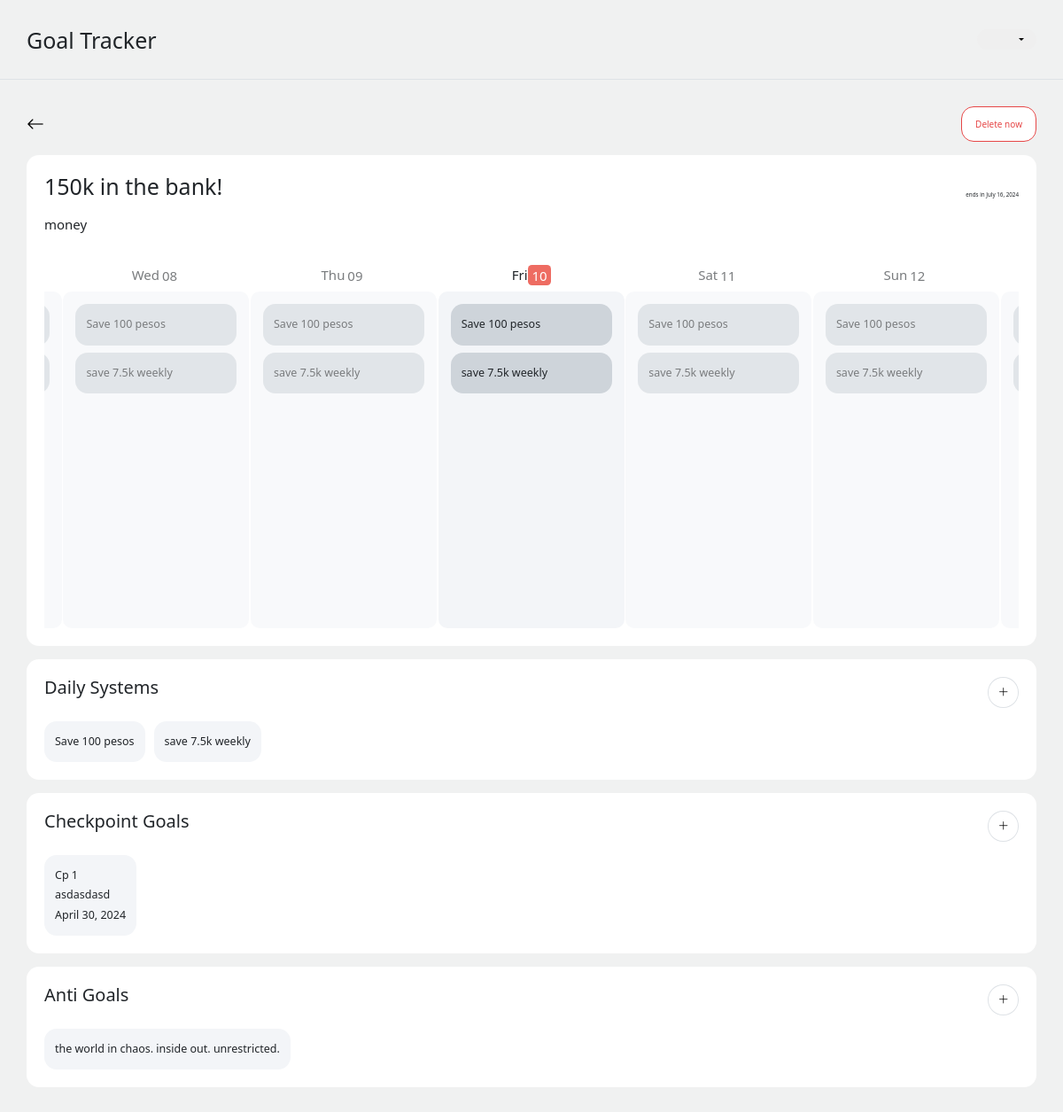
Screenshot of /big-goal/150k in the bank! (signed in) with the database file from the repository.
### goals_tracker/models.py (models this page shows, shortened)
class BaseModel(models.Model):
    title = models.CharField(max_length=300)
    description = models.TextField(blank=True)
    class Meta:
        abstract = True

class BigGoal(BaseModel):
    user = models.ForeignKey(User, on_delete=models.CASCADE)
    start = models.DateField(default=date.today)
    deadline = models.DateField()
    def serialize(self):
        return {
            "id": self.id,
            "user": self.user.username,
            "title": self.title,
            "description": self.description,
            "start": self.start.strftime("%Y-%m-%d"),
            "deadline": self.deadline.strftime("%Y-%m-%d"),
        }

class DailySystem(models.Model):
    big_goal = models.ForeignKey(BigGoal, on_delete=models.CASCADE)
    action = models.CharField(max_length=300)
    def serialize(self):
        return {
            "id": self.id,
            "big_goal": self.big_goal.title,
            "action": self.action,
        }

class CheckpointGoal(BaseModel):
    big_goal = models.ForeignKey(BigGoal, on_delete=models.CASCADE)
    date = models.DateField(default=date.today)
    def serialize(self):
        return {
            "id": self.id,
            "big_goal": self.big_goal.title,
            "title": self.title,
            "description": self.description,
            "date": self.date,
        }

class AntiGoal(models.Model):
    big_goal = models.ForeignKey(BigGoal, on_delete=models.CASCADE)
    description = models.TextField()
    def serialize(self):
        return {
            "id": self.id,
            "big_goal": self.big_goal.title,
            "description": self.description,
        }

### goals_tracker/views.py (the view)
# urls.py: path("big-goal/<str:title>", views.big_goal, name="big_goal"),
def big_goal(request, title):
   if request.method == "GET":
      big_goal_page = big_goal_data(request, title)
      return render(request, "goals_tracker/big_goal_page.html", big_goal_page)

### goals_tracker/templates/goals_tracker/big_goal_page.html (shortened to what this page needs)
{% extends "goals_tracker/layout.html" %}  {% block body %}
<main class="py-5" id="big-goal-page">
  <section class="d-flex justify-content-between">
    <div class="align-self-center">
      <a href="{% url 'goals_tracker:index' %}">
        <button class="border-0 bg-transparent fs-2">
          <i class="bi bi-arrow-left"></i>
        </button>
      </a>
    </div>
    <div>
      <button id="delete-now-btn" class="delete-now-btn box-radius">Delete now</button>
    </div>
  </section>
    <section class="big-goal-section box-radius mt-4">
      <div class="d-flex justify-content-between">
        <h1 class="fw-normal m-0">{{ big_goal.title }}</h1>
        <span class="align-self-end">ends in {{ timeline.deadline }}</span>
      </div>
      <div class="mt-4">
        {% if big_goal.description %}
          <p class="fs-4">{{big_goal.description}}</p>
        {% endif %}
        <div class="mt-5">
          <div class="timeline" id="timeline">
            {% for date in timeline.all_dates %}
            <div class="timeline-item" data-date={{date}}>
              <div class="timeline-item--head">
                <span class="m-0">{{ date|slice:":3" }}</span>
                <span class="timeline-item--head-day">{{ date|slice:"8:10" }}</span>
              </div>
              <div class="timeline-item--body">
                {% for system in daily_systems %}
                  <div class="bg-dark-subtle box-radius daily-system-box">
                    <p class="fs-5 m-0"> {{ system.action }} </p>
                  </div>
                {% endfor %}
              </div>
            </div>
            {% endfor %}
          </div>
        </div>
      </div>
    </section>
    <section class="daily-systems-section box-radius mt-4">
      <div class="d-flex justify-content-between mb-4">
        <h2 class="fw-normal m-0">Daily Systems</h2>
        <button
          class="border bg-transparent py-2 px-3 fs-5 rounded-circle"
          id="open-daily-system-modal"
        >
          <i class="bi bi-plus-lg"></i>
        </button>
      </div>
      <div class="d-flex flex-wrap gap-3">
        {% for system in daily_systems %}
        <div class="box-radius daily-system-box">
          <p class="m-0 fs-5">{{ system.action }}</p>
        </div>
        {% empty %}
        <div>No Daily Systems. Create One Now.</div>
        {% endfor %}
      </div>
    </section>
    <section class="checkpoint-goals-section box-radius mt-4">
      <div class="d-flex justify-content-between mb-4">
        <h2 class="fw-normal">Checkpoint Goals</h2>
        <button
          class="border bg-transparent py-2 px-3 fs-5 rounded-circle"
          id="open-checkpoint-goal-modal"
        >
          <i class="bi bi-plus-lg"></i>
        </button>
      </div>
      <div class="d-flex flex-wrap gap-3">
      {% for cp_goal in checkpoint_goals %}
        <div class="box-radius checkpoint-goal-box">
          <p class="m-0 fs-5">{{ cp_goal.title }}</p>
          <p class="m-0 fs-5">{{ cp_goal.description }}</p>
          <p class="m-0 fs-5">{{ cp_goal.date }}</p>
        </div>
        {% empty %}
        <div>No Checkpoint Goals. Create One Now.</div>
      {% endfor %}
      </div>
    </section>
    <section class="anti-goals-section box-radius mt-4">
      <div class="d-flex justify-content-between mb-4">
        <h2 class="fw-normal">Anti Goals</h2>
        <button
          class="border bg-transparent py-2 px-3 fs-5 rounded-circle"
          id="open-anti-goal-modal"
        >
          <i class="bi bi-plus-lg"></i>
        </button>
      </div>
      <div class="d-flex flex-wrap gap-3">
        {% for xgoal in anti_goals %}
        <div class="box-radius anti-goal-box">
          <p class="m-0 fs-5">{{ xgoal.description }}</p>
        </div>
        {% empty %}
        <div>No Anti Goals. Create One Now.</div>
        {% endfor %}
      </div>
    </section>
</main>
{% endblock %}

### goals_tracker/templates/goals_tracker/layout.html (shortened to what this page needs)
{% load static %}
<!DOCTYPE html>
<html lang="en">
  <head>
    <link
      href="https://cdn.jsdelivr.net/npm/bootstrap@5.3.2/dist/css/bootstrap.min.css"
      rel="stylesheet"
    />
    <link
      rel="stylesheet"
      href="https://cdn.jsdelivr.net/npm/bootstrap-icons@1.11.3/font/bootstrap-icons.min.css"
    />
    <link href="{% static 'goals_tracker/styles.css' %}" rel="stylesheet" />
  </head>
  <body>
    {% block header %}
    <header class="header d-flex align-items-center border-bottom">
      <div class="container-xl px-4 px-xl-0">
        <div class="d-flex justify-content-between">
          <div class="align-self-center">
            <p class="display-6 m-0">Goal Tracker</p>
          </div>
          <div class="align-self-center">
            <div class="btn-group">
              <button type="button" class="dropdown-toggle box-radius profile-btn" data-bs-toggle="dropdown" aria-expanded="false">
              </button>
            </div>
          </div>
        </div>
      </div>
    </header>
    {% endblock %}
    <div class="container-xl px-4 px-xl-0">
       {% block body %} {% endblock %}
    </div>
  </body>
</html>

### goals_tracker/static/goals_tracker/styles.css (style rules this page uses)
:root { --body-bg: #f0f1f1; --white-bg: #ffffff; --dark-bg: rgb(36, 37, 41); --gray-bg: rgb(243, 245, 248); --red-bg: rgb(238, 108, 98); }
* { margin: 0; padding: 0; box-sizing: border-box; }
body, html { font-size: 62.5%; line-height: 1.8; background-color: var(--body-bg); }
.box-radius { border-radius: 1.4rem; }
.header { height: 90px; }
.profile-btn { display: flex; align-items: center; border: 0; padding: 1rem 1.4rem; font-size: 1rem; }
.delete-now-btn { background-color: var(--white-bg); border: 1px solid rgb(230, 71, 71); color: rgb(230, 71, 71); padding: 1rem 1.5rem; font-size: 1rem; }
.big-goal-section, .daily-systems-section, .checkpoint-goals-section, .anti-goals-section { padding: 2rem; background-color: var(--white-bg); }
.checkpoint-goal-box { background-color: var(--gray-bg); padding: 1.2rem; }
.timeline { background-color: transparent; overflow: scroll; white-space: nowrap; }
.timeline-item { display: inline-block; opacity: 0.6; }
.timeline-item-today { opacity: 1; }
.timeline-item--head { text-align: center; font-size: 1.5rem; margin-bottom: 0.5rem; font-weight: 300; }
.timeline-item--head-today { font-weight: 400; }
.timeline-item--head-day { margin-left: -5px; padding: .15rem .4rem; border-radius: .45rem; }
.timeline-item--head-day-on { margin-left: -3px; background-color: var(--red-bg); color: var(--white-bg); }
.timeline-item--body { display: flex; flex-direction: column; row-gap: .8rem; width: 21rem; height: 38rem; background-color: var(--gray-bg); border-radius: 1rem; overflow: scroll; padding: 1.4rem; }

### rows the page displays
BigGoal: title "150k in the bank!", deadline "July 16, 2024", description "money"
DailySystem: action "Save 100 pesos" "Save 100 pesos" "Save 100 pesos" "Save 100 pesos" "Save 100 pesos", action "Save 100 pesos"
DailySystem: action "save 7.5k weekly" "save 7.5k weekly" "save 7.5k weekly" "save 7.5k weekly" "save 7.5k weekly", action "save 7.5k weekly"
CheckpointGoal: title "Cp 1", description "asdasdasd", date "April 30, 2024"
AntiGoal: description "the world in chaos. inside out. unrestricted."

### other values shown
{{ date|slice:":3" }} "Wed" "Thu" "Fri" "Sat" "Sun"
{{ date|slice:"8:10" }} "08" "09" "10" "11" "12"
